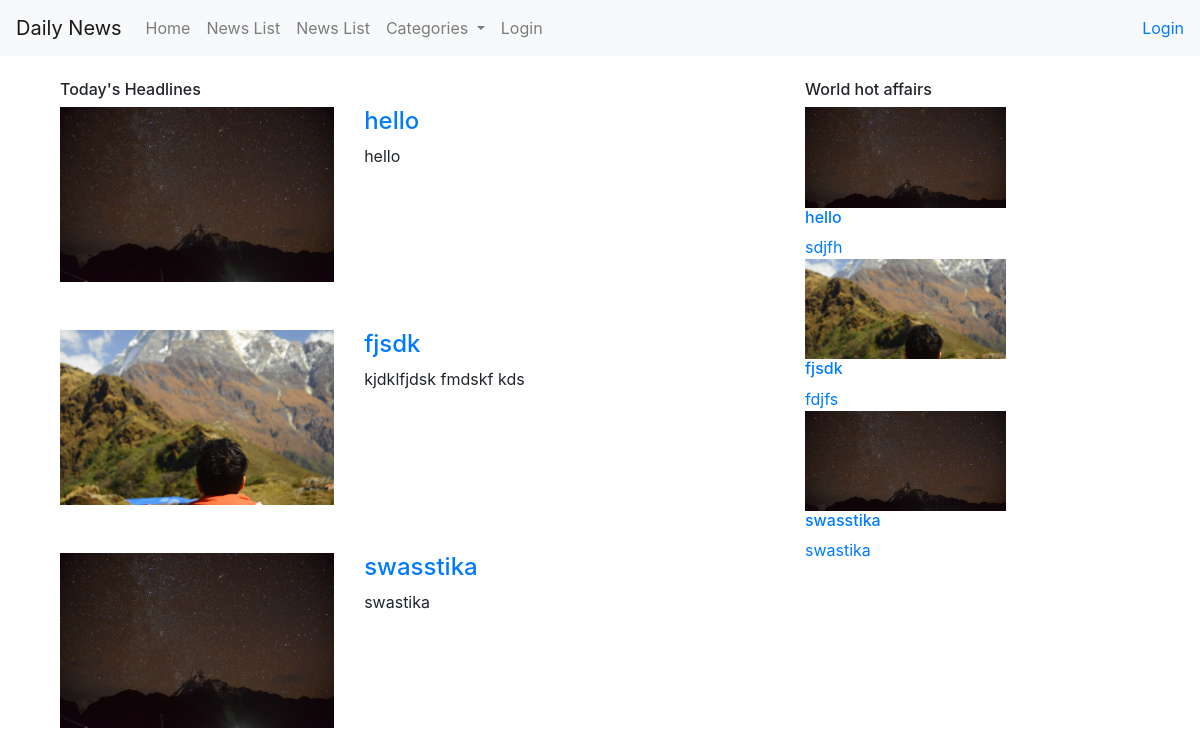
/news/list/, run on the app's committed database.
### newsapp/models.py (models this page shows)
class News(models.Model):
    title = models.CharField(max_length=100)
    description = models.TextField()
    image = models.ImageField(upload_to='post_photo', null=True)
    date_created = models.DateTimeField(default=timezone.now, blank=True)
    author = models.CharField(max_length=100)
    category = models.ForeignKey(Category, on_delete=models.SET_NULL, null=True, blank=True, related_name="news")
    count = models.PositiveIntegerField(default=1,null= True, blank= True)
    def __str__(self):
        return self.author
    class Meta:
        ordering = ['-id']

### newsapp/views.py (the view)
# urls.py: path('news/list/', NewsListView.as_view(),
class NewsListView(BaseMixin,ListView):
    template_name = 'newslist.html'
    model = News
    context_object_name = 'newslist'

### newsapp/models.py (called while the page is built)
    def __str__(self):
        return self.title

### newsapp/views.py (called while the page is built)
    def get_context_data(self, **kwargs):
        context = super().get_context_data(**kwargs)
        context['allcategory'] = Category.objects.all()
        print(context)
        return context

### templates/newslist.html (shortened to what this page needs)
{% extends 'base.html'%}
{% load static %}
{% block body %}
     <div class="editors-pick-post-area ">
        <div class="container">
            <div class="row">
                    <div class="col-12 col-md-5 col-lg-8">
                      <div class="container">
                        <br>
                        <div class="section-heading">
                        <h6>Today's Headlines</h6>
                        </div>
                        <div class="row">
                          <div class="serv-items" id="isotope-items">
                            <div class="col-lg-12 col-md-12 col-sm-12 col-xs-12 serv-item isotope-item dental">
                              <div class="serv-item-text">
                               {% for news in newslist %}
                                <div class="row">
                                <div class="col-md-5" style="width:600px;">
                                <a href="{% url 'newsapp:newsdetail' news.id %}"><img src="{{ news.image.url }}" class="img-fluid" style="height:175px; width:600px; object-fit: cover;"></a>
                                </div>
                                <div class="col-md-7">
                                <a href="{% url 'newsapp:newsdetail' news.id %}"><h4>{{news.title}}</h4></a>
                                <p style="height:110px; width:400px; overflow:hidden; margin-right:100px; text-align:justify;">{{news.description|safe|striptags}}</p>
                                 </div>
                                </div>
                                <br>
                                <br>
                                  {% endfor %}
                              </div>
                            </div>
                            </div>
                    </div>
                    </div>
                </div>
                <div class="col-12 col-md-5 col-lg-4">
                    <br>
                    <div class="section-heading">
                        <h6>World hot affairs</h6>
                    </div>
                    {% for news in newslist|slice:'4' %}
                    <div class="single-blog-post style-2">
                        <div class="post-thumb">
                            <a href="#"><img src="{{news.image.url}}"  style="height:100.55px; width:200.6px; object-fit: cover;" alt=""></a>
                        </div>
                        <div class="post-data">
                            <a href="#" class="post-title">
                                <h6>{{news.title}}</h6>
                            </a>
                            <div class="post-meta">
                                <div class="post-date"><a href="#">{{news.author}}</a></div>
                            </div>
                        </div>
                    </div>
                    {% endfor %}
                </div>
            </div>
        </div>
    </div>
{% endblock %}

### templates/base.html (shortened to what this page needs)
{% load static %}
<!DOCTYPE html>
<html>
<head>
	<link rel="stylesheet" type="text/css" href="https://stackpath.bootstrapcdn.com/bootstrap/4.2.1/css/bootstrap.min.css">
</head>
<body>
	<nav class="navbar navbar-expand-lg navbar-light bg-light">
  <a class="navbar-brand" href="#">Daily News</a>
  <div class="collapse navbar-collapse" id="navbarSupportedContent">
    <ul class="navbar-nav mr-auto">
      <li class="nav-item {% block home %}{% endblock %}">
        <a class="nav-link" href="{% url 'newsapp:home' %}">Home <span class="sr-only">(current)</span></a>
      </li>
      <li class="nav-item {% block newslist %}{% endblock %}">
        <a class="nav-link" href="{% url 'newsapp:newslist' %}">News List</a>
      </li>
      <li class="nav-item {% block categorylist %}{% endblock %}">
        <a class="nav-link" href="{% url 'newsapp:categorylist' %}">News List</a>
      </li>
      <li class="nav-item dropdown {% block categories %}{% endblock %}">
        <a class="nav-link dropdown-toggle" href="#" id="navbarDropdown" role="button" data-toggle="dropdown" aria-haspopup="true" aria-expanded="false">
          Categories
        </a>
      </li>
      <li class="nav-item">
        <a class="nav-link" href="{% url 'newsapp:login' %}">Login</a>
      </li>
    </ul>
    {% if request.user.is_authenticated %}
    {{request.user.username}}
     <a href="{% url 'newsapp:logout' %}">LogOut</a>
    {% else %}
    <a href="{% url 'newsapp:login' %}">Login</a>
    {% endif %}
  </div>
</nav>
{% block body %}
{% endblock %}
</body>
</html>

### data on the page
News: image (picture), title "hello", description "hello", author "sdjfh"
News: image (picture), title "fjsdk", description "kjdklfjdsk fmdskf kds", author "fdjfs"
News: image (picture), title "swasstika", description "swastika", author "swastika"
